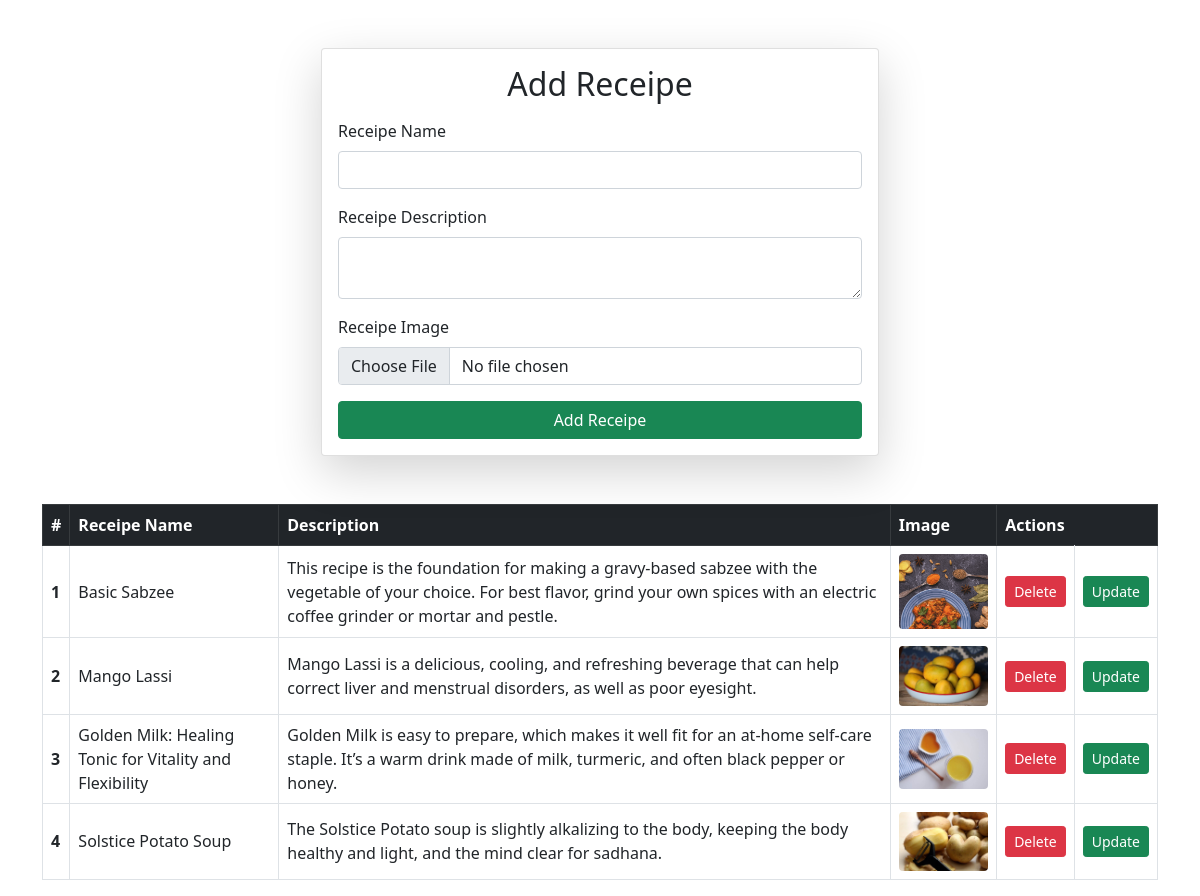
The app's page /receipes/, older data.
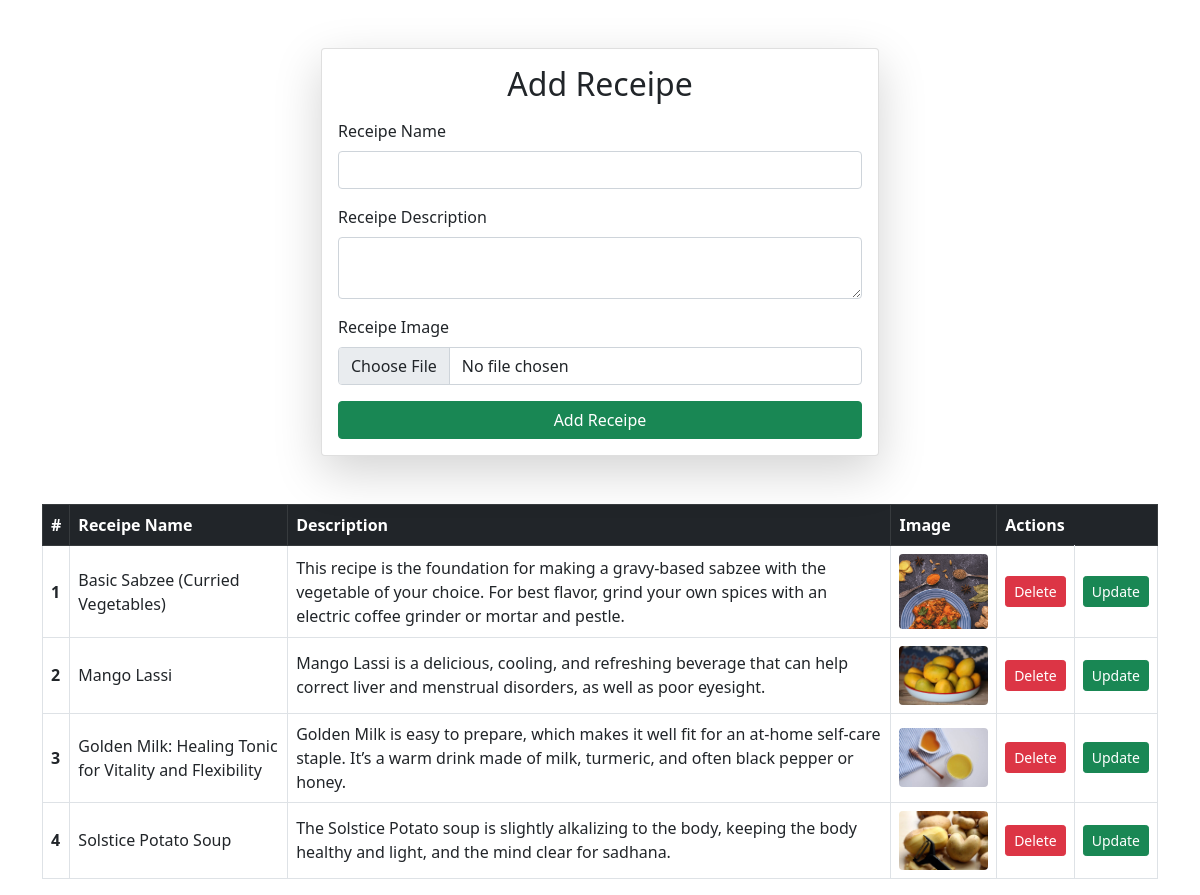
The same page, newer data.
### vege/models.py (models this page shows)
class Receipe(models.Model):
    receipe_name = models.CharField(max_length=100)
    receipe_description = models.TextField()
    receipe_image = models.ImageField(upload_to="receipe")

### vege/views.py (the view, shortened to what this page needs)
# urls.py: path('receipes/', receipes , name = "receipes"),
def receipes(request):
    queryset = Receipe.objects.all()
    context = {'receipes':queryset}
    return render(request, 'receipes.html' , context)

### vege/templates/receipes.html (shortened to what this page needs)
<!DOCTYPE html>
<html lang="en">
<head>
    <link href="https://cdn.jsdelivr.net/npm/bootstrap@5.0.2/dist/css/bootstrap.min.css" rel="stylesheet"
>
</head>
<body>
    <div class="container mt-5">
        <form class="col-12 col-md-8 col-lg-6 mx-auto card p-3 shadow-lg"
              method="post"
              enctype="multipart/form-data">
            <h2 class="text-center mb-3">Add Receipe</h2>
            <div class="mb-3">
                <label class="form-label">Receipe Name</label>
                <input name="receipe_name" required type="text" class="form-control">
            </div>
            <div class="mb-3">
                <label class="form-label">Receipe Description</label>
                <textarea name="receipe_description" required class="form-control"></textarea>
            </div>
            <div class="mb-3">
                <label class="form-label">Receipe Image</label>
                <input name="receipe_image" type="file" class="form-control">
            </div>
            <button type="submit" class="btn btn-success w-100">
                Add Receipe
            </button>
        </form>
        <div class="table-responsive mt-5">
            <table class="table table-bordered table-hover align-middle">
                <thead class="table-dark">
                    <tr>
                        <th>#</th>
                        <th>Receipe Name</th>
                        <th>Description</th>
                        <th>Image</th>
                        <th colspan="2">Actions</th>
                    </tr>
                </thead>
                <tbody>
                    {% for receipe in receipes %}
                    <tr>
                        <th>{{ forloop.counter }}</th>
                        <td>{{ receipe.receipe_name }}</td>
                        <td>{{ receipe.receipe_description }}</td>
                        <td>
                            {% if receipe.receipe_image %}
                            <img src="{{ receipe.receipe_image.url }}"
                                 class="img-fluid rounded"
                                 style="max-height: 100px;">
                            {% endif %}
                        </td>
                        <td>
                            <a href="/delete-receipe/{{ receipe.id }}"
                               class="btn btn-danger btn-sm">
                                Delete
                            </a>
                        </td>
                        <td>
                            <a href="/update-receipe/{{ receipe.id }}"
                               class="btn btn-success btn-sm">
                                Update
                            </a>
                        </td>
                    </tr>
                    {% endfor %}
                </tbody>
            </table>
        </div>
    </div>
</body>
</html>

Row changes from the older to the newer data that the page shows:
changed Receipe: receipe_name "Basic Sabzee" → "Basic Sabzee (Curried Vegetables)"
